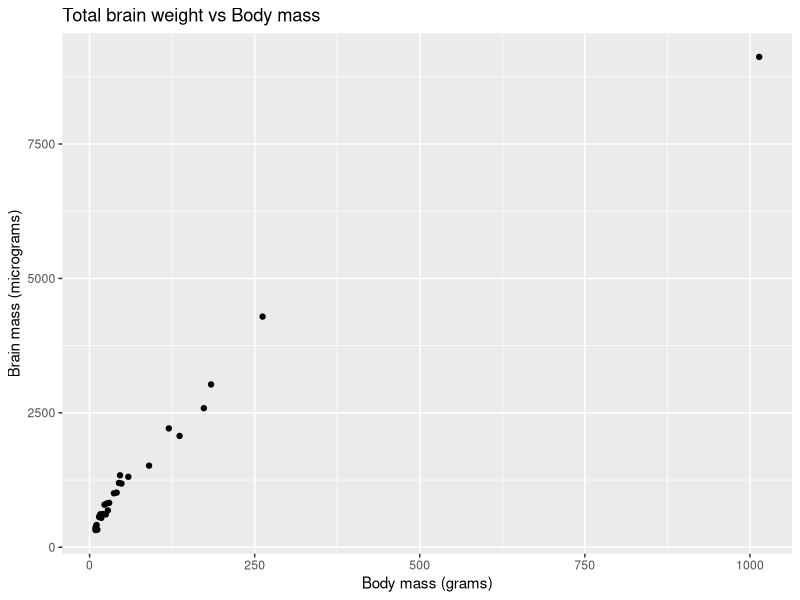
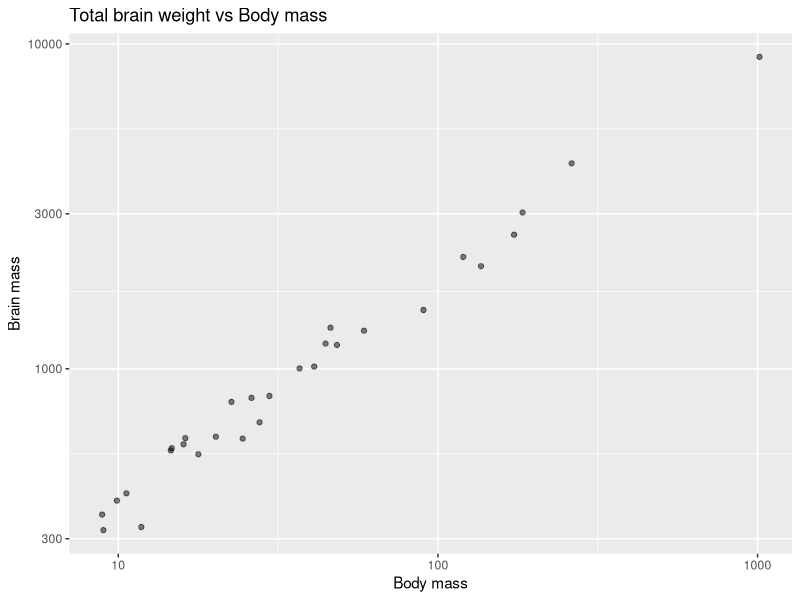
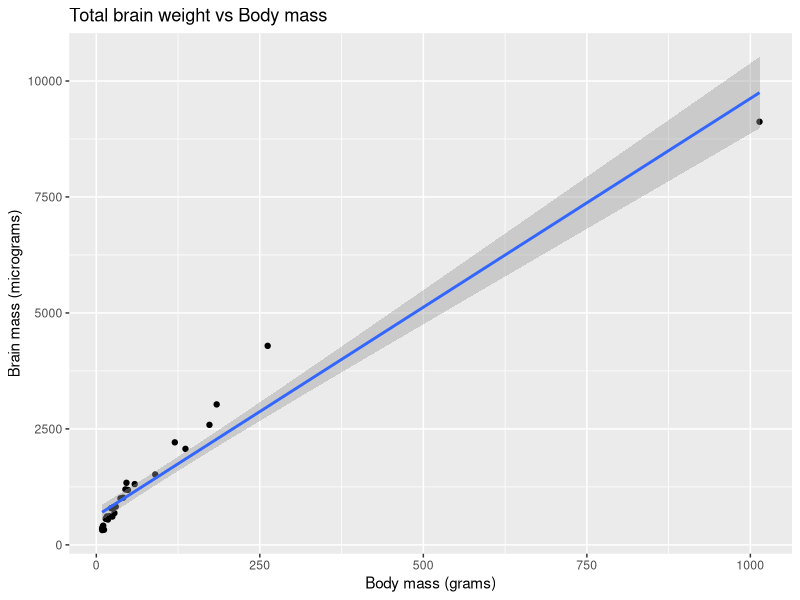
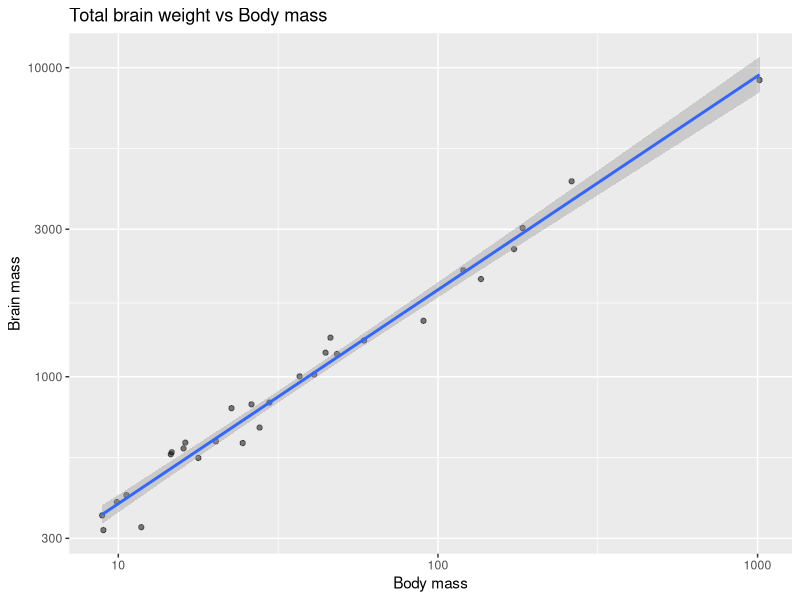
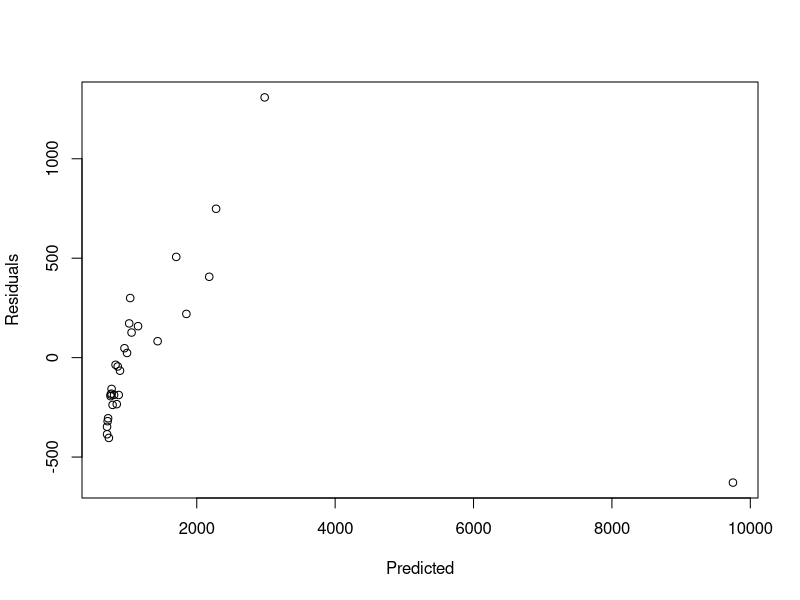
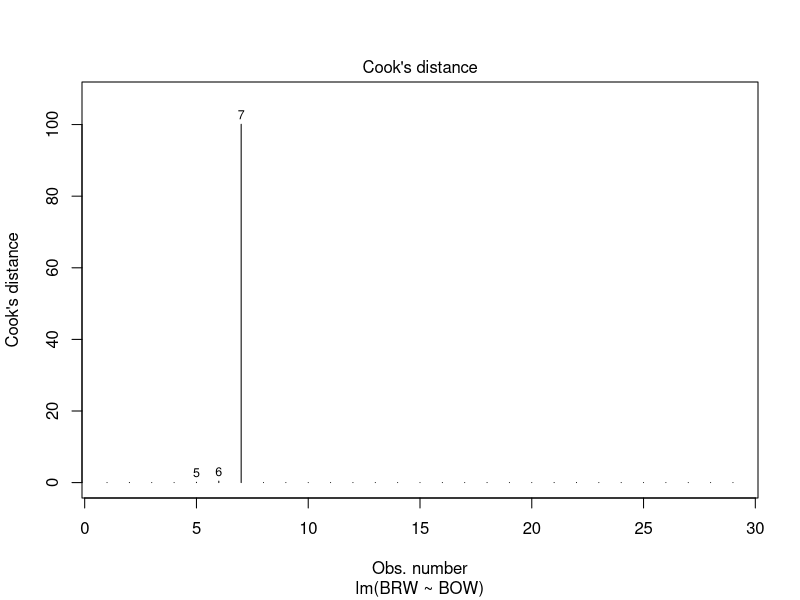
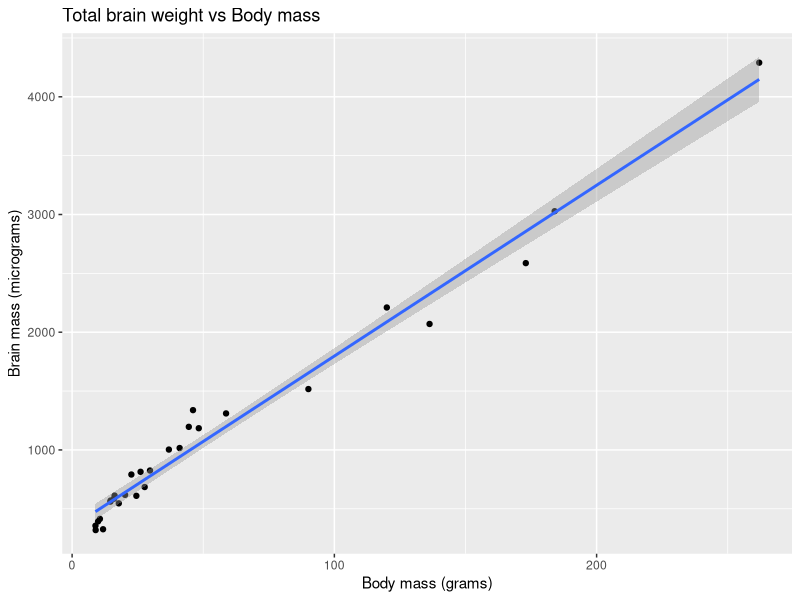
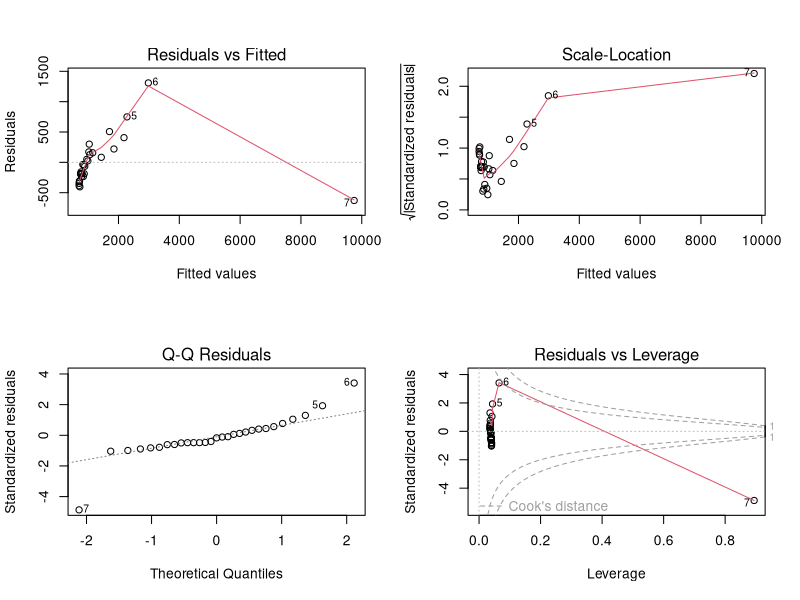

Generate these figures, in order, with R:
## ---- chunk 1
knitr::opts_chunk$set(echo = TRUE)
## ---- chunk 2
library(ggplot2)
library(corrplot)
## ---- chunk 3
myData <- read.table(file="bats.csv", sep=";", skip=3, header=T)
names(myData)
dim(myData)
## ---- chunk 4
phyto=myData[(myData$Diet==1),]
## ---- chunk 5
ggplot(phyto, aes(x=BOW, y=BRW)) +
  geom_point() + ggtitle("Total brain weight vs Body mass") + 
  labs(x="Body mass (grams)", y="Brain mass (micrograms)")
## ---- chunk 6
ggplot(phyto, aes(x=BOW, y=BRW)) +
  geom_point(alpha=0.5)+ ggtitle("Total brain weight vs Body mass") +
  scale_y_continuous(trans='log10') + scale_x_continuous(trans='log10') +
  labs(x="Body mass", y="Brain mass")
## ---- chunk 7
ggplot(phyto, aes(x=BOW, y=BRW)) +
  geom_point() + 
  geom_smooth(method = "lm") + 
  ggtitle("Total brain weight vs Body mass") + 
  labs(x="Body mass (grams)", y="Brain mass (micrograms)")
## ---- chunk 8
ggplot(phyto, aes(x=BOW, y=BRW)) +
  geom_point(alpha=0.5) +
  geom_smooth(method = "lm") + 
  ggtitle("Total brain weight vs Body mass") +
  scale_y_continuous(trans='log10') + scale_x_continuous(trans='log10') +
  labs(x="Body mass", y="Brain mass")
## ---- chunk 9
reg1 = lm(BRW ~ BOW, data=phyto)
## ---- chunk 10
summary(reg1)
## ---- chunk 11
anova(reg1)
## ---- chunk 12
plot(reg1$fitted.values, reg1$residuals, xlab="Predicted", ylab="Residuals")
## ---- chunk 13
plot(reg1,4)
## ---- chunk 14
phyto[7,]
## ---- chunk 15
phytobis=phyto[which(phyto$BRW<8000),]
## ---- chunk 16
ggplot(phytobis, aes(x=BOW, y=BRW)) +
  geom_point() + 
  geom_smooth(method = "lm") + 
  ggtitle("Total brain weight vs Body mass") + 
  labs(x="Body mass (grams)", y="Brain mass (micrograms)")
## ---- chunk 17
reg2 = lm(BRW ~ BOW, data=phytobis)
summary(reg2)
## ---- chunk 18
par(mfcol=c(2,2))
plot(reg1)
## ---- chunk 19
par(mfcol=c(2,2))
plot(reg2)
## ---- chunk 20
phytoNum=phyto[, c(4:8)]
mat.cor=cor(phytoNum)
corrplot(mat.cor, type="upper")
## ---- chunk 21
cor.test(phyto$BRW,phyto$HIP)
cor.test(phyto$BRW,phyto$MOB)
cor.test(phyto$BRW,phyto$AUD)
## ---- chunk 22
regm=lm(BRW~AUD+MOB+HIP,data=phytobis)
summary(regm)
anova(regm)
## ---- chunk 23
reg0 = lm(BRW ~ 1, data = phyto)
step(reg0, scope=BRW~AUD + MOB + HIP, direction="forward")
## ---- chunk 24
myData$Diet_F = as.factor(myData$Diet)
with(myData, plot(AUD~Diet))
with(myData, plot(AUD~Diet_F))
## ---- chunk 25
lm = lm(AUD~Diet_F, data=myData)
anova(lm)
